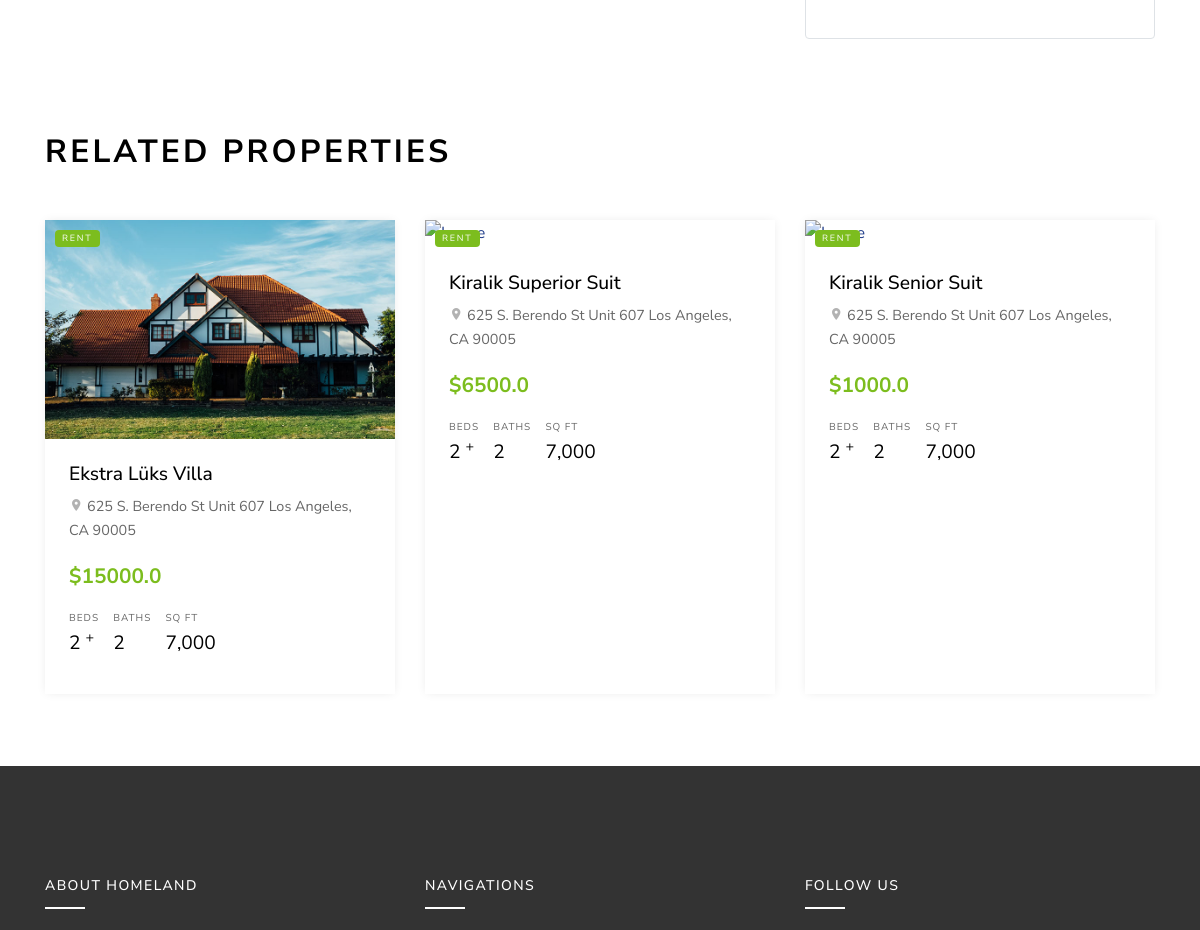
The page /product/3/Gunluk-Aylik-Kiralik-Senior-Suit/ (middle part) on the database as committed earlier.
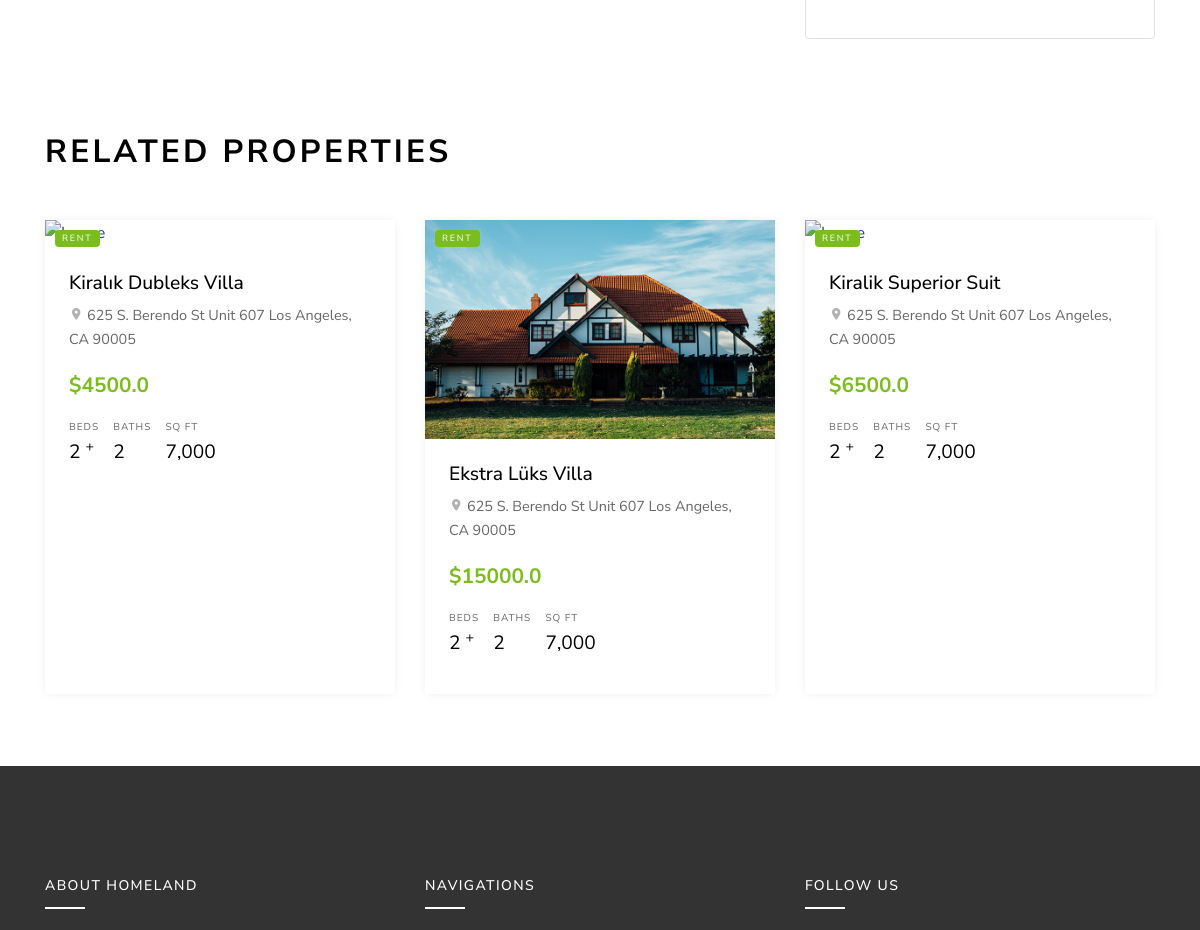
The same page on the database as committed later.
### product/models.py (models this page shows, shortened)
class Product(models.Model):
        STATUS = (
            ('True', 'Evet'),
            ('False', 'Hayır'),
        )
        category = models.ForeignKey(Category, on_delete=models.CASCADE)
        title = models.CharField(max_length=150)
        keywords = models.CharField(max_length=255)
        description = models.CharField(max_length=255)
        image = models.ImageField(blank=True, upload_to='images/')
        price = models.FloatField()
        amount = models.IntegerField()
        detail = RichTextUploadingField()
        slug = models.SlugField(null=False, unique=True)
        status = models.CharField(max_length=10, choices=STATUS)
        create_at = models.DateTimeField(auto_now_add=True)
        update_at = models.DateTimeField(auto_now=True)
        def image_tag(self):
            return mark_safe('<img src="{}" height="50"/>'.format(self.image.url))
        image_tag.short_description = 'Image'

### home/views.py (the view)
# urls.py: path('product/<int:id>/<slug:slug>/', views.product_detail, name='product_detail'),
def product_detail(request,id,slug):
    category = Category.objects.all()
    product = Product.objects.get(pk=id)
    images = Images.objects.filter(product_id=id)
    relatedproducts = Product.objects.all().order_by('-id')[:3]
    comments = Comment.objects.filter(product_id = id, status ='True')
    context = {'category': category,
               'product': product,
               'images': images,
               'relatedproducts': relatedproducts,
               'comments': comments,
               }
    return render(request, 'product_detail.html', context)

### home/templates/product_detail.html (shortened to what this page needs)
{% extends "homebase.html" %}
{% load static %}
{% block content %}
    <div class="site-section site-section-sm">
      <div class="container">
        <div class="row">
          <div class="col-lg-8">
          </div>
          <div class="col-lg-4">
                  {% load mptt_tags %}
            <div class="bg-white widget border rounded">
            </div>
          </div>
        </div>
      </div>
    </div>
    <div class="container">
        <div class="row">
          <div class="col-12">
            <div class="site-section-title mb-5">
              <h2>Related Properties</h2>
            </div>
          </div>
        </div>
        <div class="row mb-5">
          {% for rs in relatedproducts %}
          <div class="col-md-6 col-lg-4 mb-4">
            <div class="property-entry h-100">
              <a href="/product/{{ rs.id }}/{{ rs.slug }}" class="property-thumbnail">
                <div class="offer-type-wrap">
                  <span class="offer-type bg-success">Rent</span>
                </div>
                <img src="{{ rs.image.url }}" alt="Image" class="img-fluid">
              </a>
              <div class="p-4 property-body">
                <h2 class="property-title"><a href="/product/{{ rs.id }}/{{ rs.slug }}">{{ rs.title }}</a></h2>
                <span class="property-location d-block mb-3"><span class="property-icon icon-room"></span> 625 S. Berendo St Unit 607 Los Angeles, CA 90005</span>
                <strong class="property-price text-primary mb-3 d-block text-success">${{ rs.price }}</strong>
                <ul class="property-specs-wrap mb-3 mb-lg-0">
                  <li>
                    <span class="property-specs">Beds</span>
                    <span class="property-specs-number">2 <sup>+</sup></span>
                  </li>
                  <li>
                    <span class="property-specs">Baths</span>
                    <span class="property-specs-number">2</span>
                  </li>
                  <li>
                    <span class="property-specs">SQ FT</span>
                    <span class="property-specs-number">7,000</span>
                  </li>
                </ul>
              </div>
            </div>
          </div>
            {% endfor %}
        </div>
      </div>
{% endblock %}

### home/templates/homebase.html (shortened to what this page needs)
{% load static %}
<!DOCTYPE html>
<html lang="en">
<head>
    <link rel="stylesheet" href="{% static 'fonts/icomoon/style.css' %}" />
    <link rel="stylesheet" href="{% static 'css/bootstrap.min.css' %}">
    <link rel="stylesheet" href="{% static 'css/magnific-popup.css' %}">
    <link rel="stylesheet" href="{% static 'css/jquery-ui.css' %}">
    <link rel="stylesheet" href="{% static 'css/owl.carousel.min.css' %}">
    <link rel="stylesheet" href="{% static 'css/owl.theme.default.min.css' %}">
    <link rel="stylesheet" href="{% static 'css/bootstrap-datepicker.css' %}">
    <link rel="stylesheet" href="{% static 'css/mediaelementplayer.css' %}">
    <link rel="stylesheet" href="{% static 'css/animate.css' %}">
    <link rel="stylesheet" href="{% static 'fonts/flaticon/font/flaticon.css' %}">
    <link rel="stylesheet" href="{% static 'css/fl-bigmug-line.css' %}">
    <link rel="stylesheet" href="{% static 'css/aos.css' %}">
    <link rel="stylesheet" href="{% static 'css/style.css' %}">
    <link rel="stylesheet" href="https://ajax.googleapis.com/ajax/libs/jqueryui/1.11.4/themes/smoothness/jquery-ui.css">
</head>
<body>
    {% block content %}  {% endblock %}
    {% include 'footer.html' %}
</body>
</html>

### home/templates/header.html (shortened to what this page needs)
    {% load static %}
                  {% load mptt_tags %}

### home/templates/footer.html (shortened to what this page needs)
<footer class="site-footer">
      <div class="container">
        <div class="row">
          <div class="col-lg-4">
            <div class="mb-5">
              <h3 class="footer-heading mb-4">About Homeland</h3>
            </div>
          </div>
          <div class="col-lg-4 mb-5 mb-lg-0">
            <div class="row mb-5">
              <div class="col-md-12">
                <h3 class="footer-heading mb-4">Navigations</h3>
              </div>
            </div>
          </div>
          <div class="col-lg-4 mb-5 mb-lg-0">
            <h3 class="footer-heading mb-4">Follow Us</h3>
          </div>
        </div>
      </div>
    </footer>
{% load static %}

### home/static/css/style.css (style rules this page uses)
body { line-height: 1.7; color: rgba(0, 0, 0, 0.6); font-weight: 400; font-size: 1rem; font-family: "Roboto Mono", SFMono-Regular, Menlo, Monaco, Consolas, "Liberation Mono", "Courier New", monospace; font-family: "Nunito Sans", -apple-system, BlinkMacSystemFont, "Segoe UI", Roboto, "Helvetica Neue", Arial, sans-serif, "Apple Color Emoji", "Segoe UI Emoji", "Segoe UI Symbol", "Noto Color Emoji"; }
a { -webkit-transition: .3s all ease; -o-transition: .3s all ease; transition: .3s all ease; }
.site-section { padding: 3em 0; }
@media (min-width: 768px) { .site-section { padding: 7em 0; } }
.site-section.site-section-sm { padding: 4em 0; }
.site-footer { padding: 4em 0; background: #333333; }
@media (min-width: 768px) { .site-footer { padding: 7em 0; } }
.site-footer h2, .site-footer h3, .site-footer h4, .site-footer h5 { color: #fff; }
.site-footer .footer-heading { font-size: 14px; text-transform: uppercase; letter-spacing: .1em; color: #fff; position: relative; padding-bottom: 15px; }
.site-footer .footer-heading:before { content: ""; background: #fff; width: 40px; height: 2px; position: absolute; bottom: 0; }
.property-entry { -webkit-box-shadow: 0 0 10px -2px rgba(0, 0, 0, 0.1); box-shadow: 0 0 10px -2px rgba(0, 0, 0, 0.1); background: #fff; }
.property-entry .property-body { position: relative; }
.property-entry .offer-type-wrap { position: absolute; top: 10px; left: 10px; z-index: 8; }
.property-entry .property-thumbnail { overflow: hidden; position: relative; display: block; }
.property-entry .property-thumbnail .offer-type { display: block; margin-bottom: 5px; padding: 1px 7px; color: #fff; text-transform: uppercase; letter-spacing: .2em; font-size: 9px; border-radius: 4px; }
.property-entry .property-thumbnail img { -webkit-transition: .3s all ease; -o-transition: .3s all ease; transition: .3s all ease; -webkit-transform: scale(1); -ms-transform: scale(1); transform: scale(1); }
.property-entry .property-title { font-size: 1.2rem; }
.property-entry .property-title a { color: #000; }
.property-entry .property-location { font-size: .9rem; }
.property-entry .property-location .property-icon { color: rgba(0, 0, 0, 0.3); }
.property-entry .property-specs-number { font-size: 1.2rem; color: #000; }
.property-entry .property-specs-wrap { list-style: none; padding: 0; margin: 0; }
.property-entry .property-specs-wrap li { display: inline-block; margin-right: 10px; margin-bottom: 10px; }
.property-entry .property-specs { display: block; text-transform: uppercase; font-size: 10px; letter-spacing: .1em; }
.property-entry .property-price { font-size: 1.3rem; }
.property-specs-wrap { list-style: none; padding: 0; margin: 0; }
.property-specs-wrap li { display: inline-block; margin-right: 10px; margin-bottom: 10px; }
.property-specs { display: block; text-transform: uppercase; font-size: 10px; letter-spacing: .1em; }
.property-price { font-size: 1.3rem; }
.site-section-title h2 { text-transform: uppercase; color: #000; font-weight: 700; font-size: 2rem; letter-spacing: .1em; }
.widget { padding: 40px; margin-bottom: 30px; }
.property-body { padding: 40px; }

Rows that differ between the two databases and show on the page:
no longer on this page (row unchanged): Product: title "Kiralik Senior Suit", price "1000.0"
added Product: title "Kiralık Dubleks Villa", price "4500.0"
